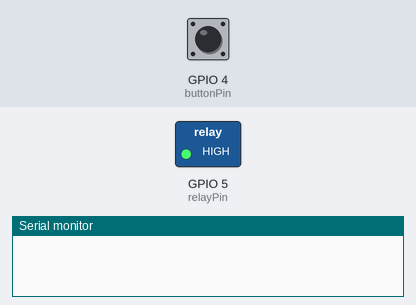
Simulated run of this sketch. Board: ESP32. On the bench: switched loads named in the sketch (green lamp = pin HIGH), the last lines printed to the serial monitor. Inputs (shaded band) come from the test bench; at power-on: GPIO 4 (buttonPin) LOW.

Above: at 1.2 s.
1.3 s: GPIO 4 (buttonPin) pulled HIGH for 0.15 s
At 2.7 s:
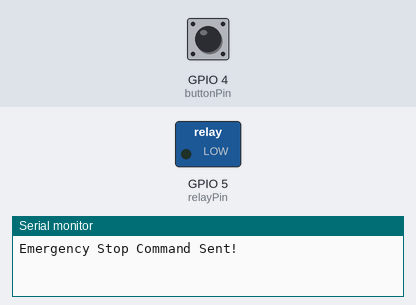
Timing chart, 0 to 4.3 s (numbered marks = the images above; inputs shaded):
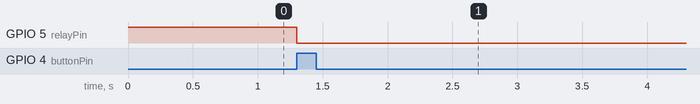

Measured:
- after the input at 1.3 s, GPIO 5 (relayPin): HIGH → LOW at once

The sketch:

E-STOP_TRANSMITTER.ino
```cpp
#include <WiFi.h>
#include <esp_now.h>

uint8_t receiverAddress[] = {0x24, 0x0A, 0xC4, 0xD8, 0xE4, 0xB8};
bool estop = false;
int buttonPin = 4;
int relayPin = 5;

void setup() {
  Serial.begin(115200);

  pinMode(buttonPin, INPUT);
  pinMode(relayPin, OUTPUT);
  digitalWrite(relayPin, HIGH);


  WiFi.mode(WIFI_STA);
  if (esp_now_init() != ESP_OK) {
    Serial.println("Error initializing ESP-NOW");
    return;
  }


  esp_now_peer_info_t peerInfo;
  memcpy(peerInfo.peer_addr, receiverAddress, 6);
  peerInfo.channel = 0;
  peerInfo.encrypt = false;

  if (esp_now_add_peer(&peerInfo) != ESP_OK) {
    Serial.println("Failed to add peer");
    return;
  }
}

void loop() {

  if (digitalRead(buttonPin) == HIGH) {
    estop = true;
    digitalWrite(relayPin, LOW);


    uint8_t stopCommand[] = {0x01};
    esp_now_send(receiverAddress, stopCommand, sizeof(stopCommand));
    Serial.println("Emergency Stop Command Sent!");

    delay(500);
  }
}
```
